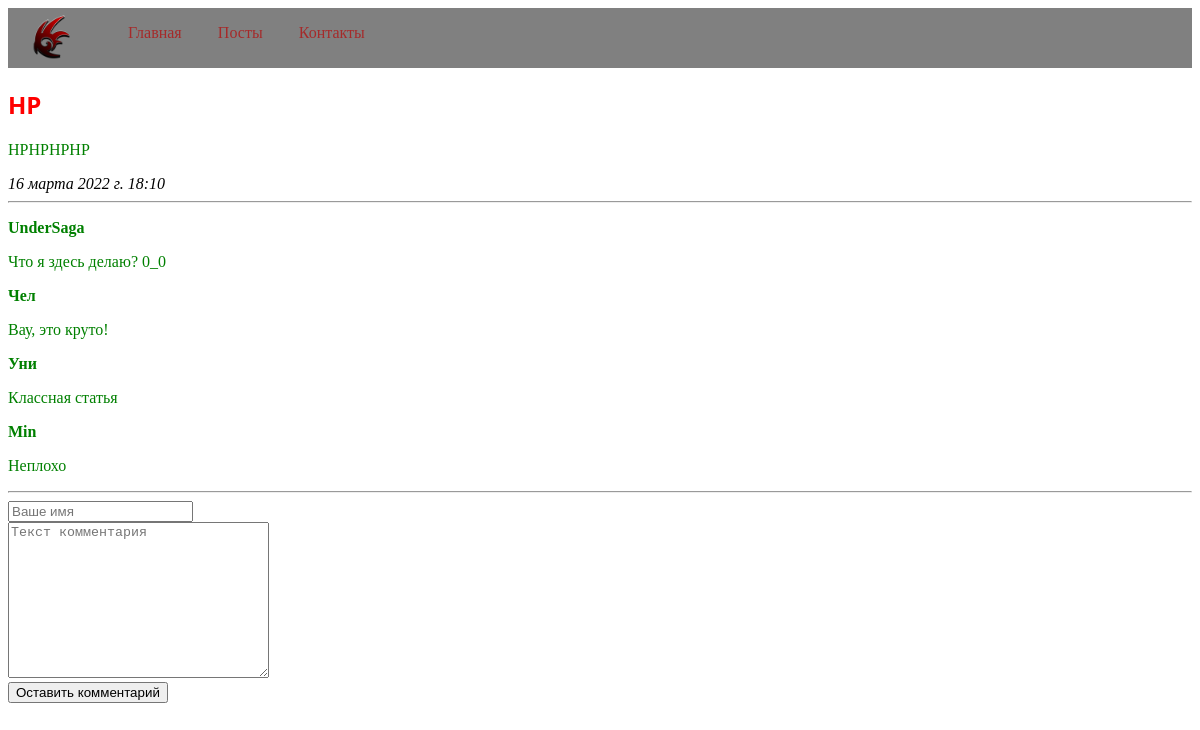
/articles/1/, run on the app's committed database.
### MF/apps/articles/models.py (models this page shows, shortened)
class Article(models.Model):
    article_title = models.CharField('Название статьи', max_length=200)
    article_text = models.TextField('Текст статьи')
    pub_date = models.DateTimeField('Дата публикации')
    class Meta:
        verbose_name = "Статья"
        verbose_name_plural = "Статьи"

class Comment(models.Model):
    article = models.ForeignKey(Article, on_delete=models.CASCADE)
    author_name = models.CharField('Автор комментария', max_length=50)
    comment_text = models.CharField('Текст комментария', max_length=200)
    class Meta:
        verbose_name = "Комментарий"
        verbose_name_plural = "Комментарии"

### MF/apps/articles/views.py (the view)
# urls.py: path('<int:article_id>/', views.detail, name='detail'),
def detail(request, article_id):
    try:
        a = Article.objects.get( id = article_id )
    except:
        raise Http404("Статья не найдена!")
    latest_comments_list = a.comment_set.order_by('-id')[:10]
    return render(request, 'articles/detail.html', {'article':a, 'latest_comments_list':latest_comments_list})

### MF/templates/articles/detail.html (shortened to what this page needs)
{% extends 'base.html' %}
{% block content %}
<h2>{{article.article_title}}</h2>
<p>{{article.article_text}}</p>
<em>{{article.pub_date}}</em>
<hr>
{% if latest_comments_list %}
    {% for c in latest_comments_list %}
        <p>
            <strong>{{c.author_name}}</strong>
            <p>{{c.comment_text}}</p>
        </p>
    {% endfor %}
{% else %}
Комментарии не найдены!
{% endif %}
<hr>
<form action="{% url 'articles:leave_comment' article.id %}" method="POST">
    <input type="text" required placeholder="Ваше имя" name="name"><br>
    <textarea name="text" required="" placeholder="Текст комментария" cols="30" rows="10"></textarea><br>
    <button type="submit">Оставить комментарий</button>
</form>
{% endblock %}

### static/css/style.css (style rules this page uses)
h2 { color: red; font-family: sans; }
p { color: green; font-size: 16; text-decoration: none; }

### data on the page
Article: article_title "HP", article_text "HPHPHPHP", pub_date "16 марта 2022 г. 18:10"
Comment: author_name "UnderSaga", comment_text "Что я здесь делаю? 0_0"
Comment: author_name "Чел", comment_text "Вау, это круто!"
Comment: author_name "Уни", comment_text "Классная статья"
Comment: author_name "Min", comment_text "Неплохо"
